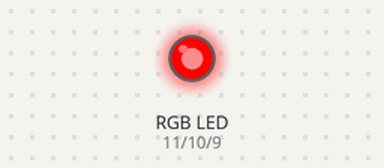
Bench run of a sketch on a simulated Arduino Uno, built with avr-gcc and run on an emulated ATmega328P. Parts: an RGB LED mixed from three pins (HIGH = lit).

Above: at 0.5 s.
At 2.5 s:
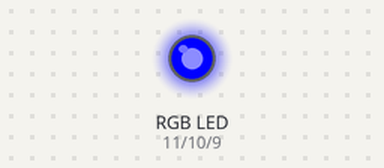
At 3.5 s:
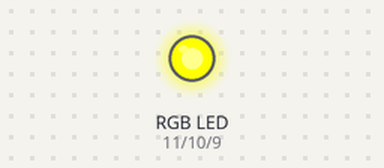
At 4.5 s:
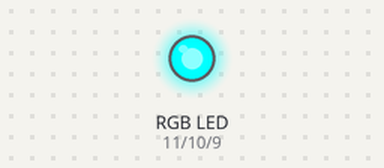
At 6.5 s:
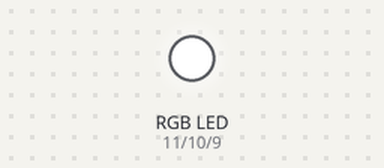
At 8.5 s:
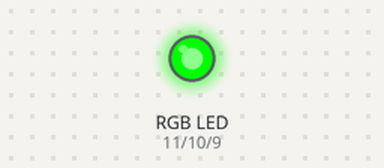
Timing chart, 0 to 9.1 s (numbered marks = the images above):
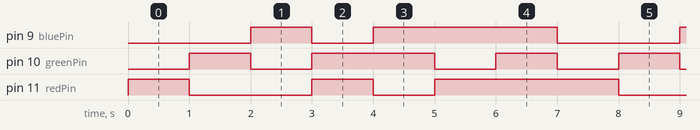

The sketch:

RGB-LED-Color-Control.ino
```cpp
// Define PWM pins for each color
const int redPin = 11;
const int greenPin = 10;
const int bluePin = 9;

void setup() {
  pinMode(redPin, OUTPUT);
  pinMode(greenPin, OUTPUT);
  pinMode(bluePin, OUTPUT);
}

void loop() {
  // Primary Colors
  setColor(255, 0, 0);   // Red
  delay(1000);
  setColor(0, 255, 0);   // Green
  delay(1000);
  setColor(0, 0, 255);   // Blue
  delay(1000);

  // Mixed Colors
  setColor(255, 255, 0); // Yellow
  delay(1000);
  setColor(0, 255, 255); // Cyan
  delay(1000);
  setColor(255, 0, 255); // Magenta
  delay(1000);
  setColor(255, 255, 255); // White
  delay(1000);
}

void setColor(int redValue, int greenValue, int blueValue) {  // Custom function to set the RGB LED color
  analogWrite(redPin, redValue);
  analogWrite(greenPin, greenValue);
  analogWrite(bluePin, blueValue);
}
```

Measured:
- by itself, pin 9 (bluePin): repeats every 7.0 s: LOW 1.0 s, HIGH 3.0 s, LOW 2.0 s, HIGH 1.0 s
- by itself, pin 10 (greenPin): repeats every 7.0 s: LOW 1.0 s, HIGH 2.0 s, 2 × (LOW 1.0 s, HIGH 1.0 s)
- by itself, pin 11 (redPin): repeats every 7.0 s: LOW 2.0 s, HIGH 1.0 s, LOW 1.0 s, HIGH 3.0 s
